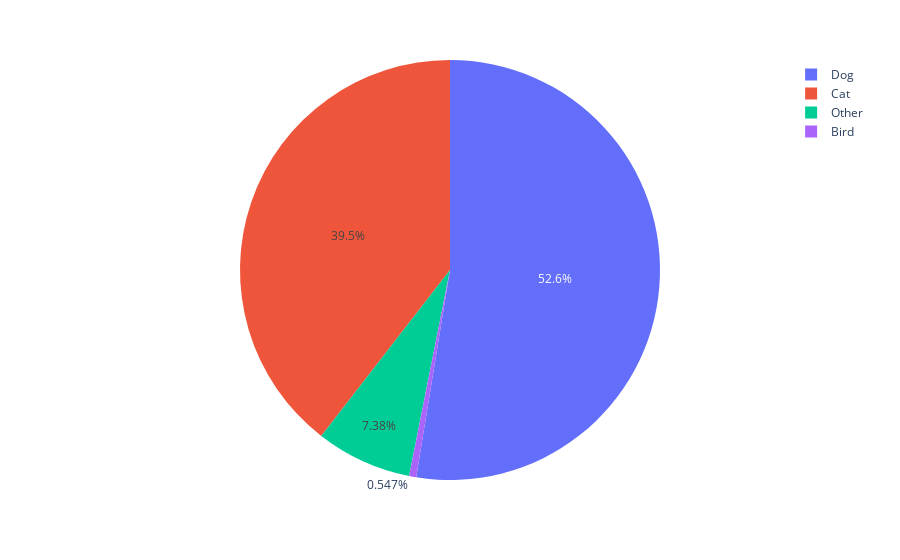

Notebook cell for this chart:
### Code cell
fig = px.pie(
    types,
    names='Type',
    values='Count',
)
fig.show()

### Figure 1 — Plotly figure (JSON) as saved in the notebook; plotly's stock layout.template omitted (floating-point values rounded to 4 significant figures)
{"data": [{"domain": {"x": [0, 1], "y": [0, 1]}, "hovertemplate": "Type=%{label}<br>Count=%{value}<extra></extra>", "labels": ["Dog", "Cat", "Other", "Bird"], "legendgroup": "", "name": "", "showlegend": true, "type": "pie", "values": [2115, 1589, 297, 22]}], "layout": {"legend": {"tracegroupgap": 0}, "margin": {"t": 60}}}
